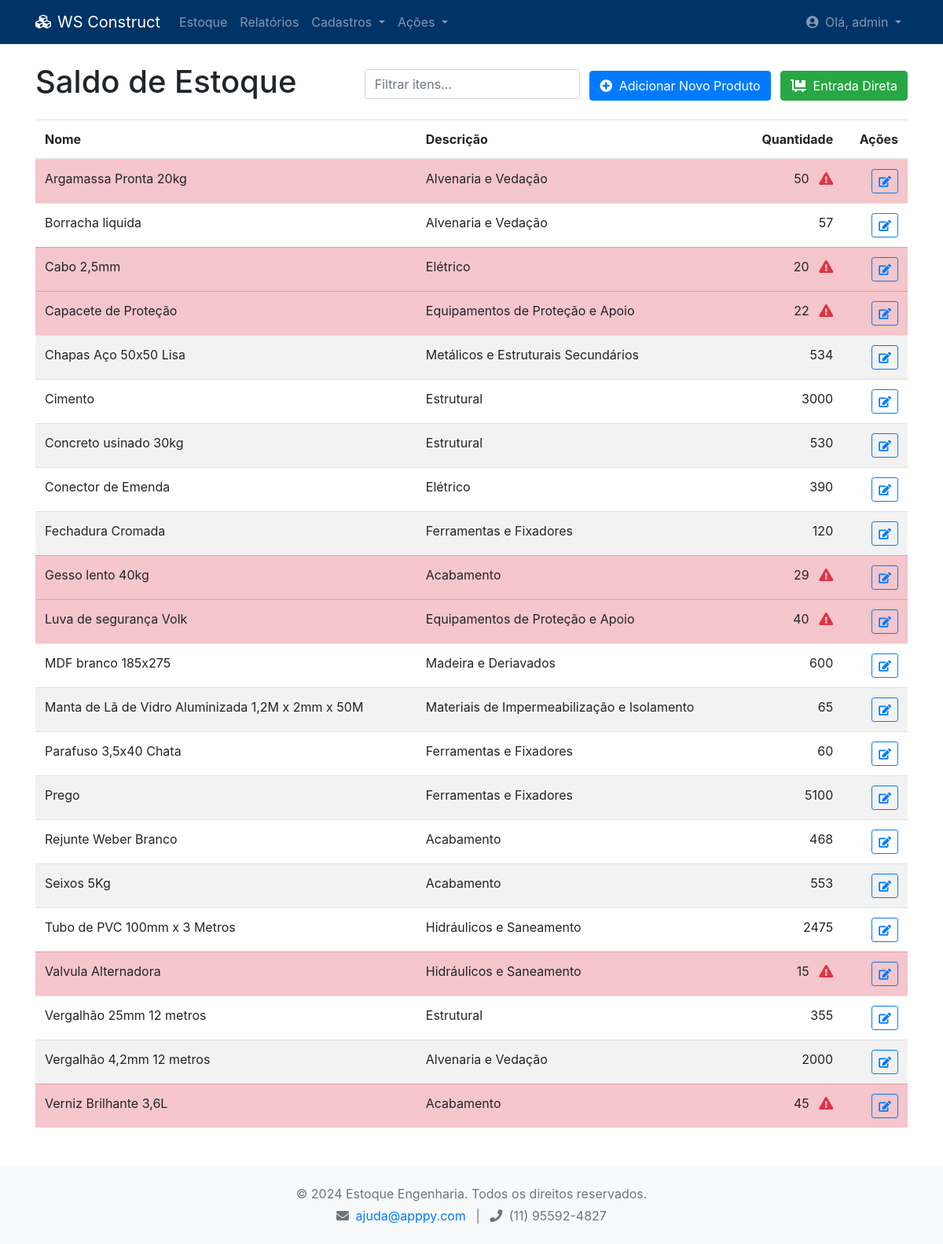
Screenshot of /estoque (signed in) with the database file from the repository.
### tables this page shows
CREATE TABLE itens_estoque (
        id INTEGER PRIMARY KEY AUTOINCREMENT,
        nome TEXT UNIQUE NOT NULL,
        descricao_id INTEGER,
        quantidade INTEGER NOT NULL DEFAULT 0,
        preco_unitario REAL,
        FOREIGN KEY (descricao_id) REFERENCES descricoes (id)
    );

CREATE TABLE descricoes (
        id INTEGER PRIMARY KEY AUTOINCREMENT,
        nome TEXT UNIQUE NOT NULL
    );

### app.py (the view)
@app.route('/estoque')
def ver_estoque():
    usuario = session.get('usuario')
    if not usuario:
        return redirect(url_for('login'))
    if not auth.tem_permissao(usuario['role'], 'ver_estoque'):
        flash("Você não tem permissão para acessar esta página.", "danger")
        return redirect(url_for('dashboard'))
    itens_estoque = estoque.listar_itens()
    descricoes_disponiveis = gerenciamento.listar_descricoes()
    return render_template('estoque.html', usuario=usuario, itens=itens_estoque, descricoes=descricoes_disponiveis)

### app.py (called while the page is built)
@app.context_processor
def inject_permissions():
    return dict(PERMISSOES=auth.PERMISSOES)

@app.context_processor
def inject_auth():
    return dict(auth=auth)

@app.context_processor
def inject_notifications():
    if 'usuario' in session and session['usuario']['role'] == 'administracao':
        pedidos_pendentes_count = len(pedidos.listar_pedidos_pendentes())
        return dict(pedidos_pendentes_count=pedidos_pendentes_count)
    return dict(pedidos_pendentes_count=0)

### auth.py (called while the page is built)
def tem_permissao(role: str, acao: str) -> bool:
    permissoes_do_role = PERMISSOES.get(role, [])
    if 'all' in permissoes_do_role:
        return True
    return acao in permissoes_do_role

### database.py (called while the page is built)
def conectar_bd():
    try:
        conn = sqlite3.connect(DB_NAME)
        conn.row_factory = sqlite3.Row  # Permite acessar colunas pelo nome
        return conn
    except sqlite3.Error as e:
        logging.error(f"Erro ao conectar ao banco de dados: {e}")
        return None

### estoque.py (called while the page is built)
def listar_itens():
    conn = conectar_bd()
    if not conn: return []
    cursor = conn.cursor()
    cursor.execute("""
        SELECT i.id, i.nome, i.quantidade, i.preco_unitario, d.nome as descricao
        FROM itens_estoque i
        LEFT JOIN descricoes d ON i.descricao_id = d.id
        ORDER BY i.nome
    """)
    itens = cursor.fetchall()
    conn.close()
    return [dict(item) for item in itens] # Converte para lista de dicionários

### gerenciamento.py (called while the page is built)
def listar_descricoes():
    conn = conectar_bd()
    if not conn: return []
    cursor = conn.cursor()
    cursor.execute("SELECT id, nome FROM descricoes ORDER BY nome")
    descricoes = cursor.fetchall()
    conn.close()
    return [dict(d) for d in descricoes]

### templates/estoque.html (shortened to what this page needs)
{% extends "base.html" %}
{% block content %}
        <div class="d-flex justify-content-between align-items-center mb-3">
            <h1>Saldo de Estoque</h1>
            <div>
                <input type="text" id="filtroTabela" class="form-control d-inline-block w-auto" placeholder="Filtrar itens...">
                {% if usuario.role == 'administracao' %}
                <button type="button" class="btn btn-primary ml-2" data-toggle="modal" data-target="#modalAdicionarItem">
                    <i class="fas fa-plus-circle mr-1"></i> Adicionar Novo Produto
                </button>
                {% endif %}
                {% if usuario.role == 'administracao' %}
                <a href="{{ url_for('registrar_movimentacao') }}" class="btn btn-success ml-2"><i class="fas fa-dolly-flatbed mr-1"></i> Entrada Direta</a>
                {% else %}
                <button type="button" class="btn btn-info ml-2" data-toggle="modal" data-target="#modalPedirCompra">
                    <i class="fas fa-shopping-cart mr-1"></i> Pedir Compra
                </button>
                {% endif %}
            </div>
        </div>
        {% if not itens %}
            <div class="alert alert-warning">Nenhum item encontrado no estoque.</div>
        {% else %}
            <table class="table table-striped table-hover">
                <thead>
                    <tr>
                        <th>Nome</th>
                        <th>Descrição</th>
                        <th class="text-right">Quantidade</th>
                        <th class="text-right">Ações</th>
                    </tr>
                </thead>
                <tbody id="corpoTabela">
                    {% for item in itens %}
                    <tr class="{% if usuario.role == 'administracao' and item.quantidade <= 50 %}table-danger{% endif %}">
                        <td>{{ item.nome }}</td>
                        <td>{{ item.descricao }}</td>
                        <td class="text-right">
                            {{ item.quantidade }}
                            {% if usuario.role == 'administracao' and item.quantidade <= 50 %}
                                <i class="fas fa-exclamation-triangle text-danger ml-2" title="Estoque baixo!"></i>
                            {% endif %}
                        </td>
                        <td class="text-right">
                            {% if usuario.role == 'administracao' %}
                            <a href="{{ url_for('editar_item', id=item.id) }}" class="btn btn-sm btn-outline-primary">
                                <i class="fas fa-edit"></i>
                            </a>
                            {% endif %}
                        </td>
                    </tr>
                    {% endfor %}
                </tbody>
            </table>
        {% endif %}
{% endblock %}

### rows the page displays
itens_estoque: nome "Argamassa Pronta 20kg", descricao "Alvenaria e Vedação", quantidade "50"
itens_estoque: nome "Borracha liquida", descricao "Alvenaria e Vedação", quantidade "57"
itens_estoque: nome "Cabo 2,5mm", descricao "Elétrico", quantidade "20"
itens_estoque: nome "Capacete de Proteção", descricao "Equipamentos de Proteção e Apoio", quantidade "22"
itens_estoque: nome "Chapas Aço 50x50 Lisa", descricao "Metálicos e Estruturais Secundários", quantidade "534"
itens_estoque: nome "Cimento", descricao "Estrutural", quantidade "3000"
itens_estoque: nome "Concreto usinado 30kg", descricao "Estrutural", quantidade "530"
itens_estoque: nome "Conector de Emenda", descricao "Elétrico", quantidade "390"
itens_estoque: nome "Fechadura Cromada", descricao "Ferramentas e Fixadores", quantidade "120"
itens_estoque: nome "Gesso lento 40kg", descricao "Acabamento", quantidade "29"
itens_estoque: nome "Luva de segurança Volk", descricao "Equipamentos de Proteção e Apoio", quantidade "40"
itens_estoque: nome "MDF branco 185x275", descricao "Madeira e Deriavados", quantidade "600"
itens_estoque: nome "Manta de Lã de Vidro Aluminizada 1,2M x 2mm x 50M", descricao "Materiais de Impermeabilização e Isolamento", quantidade "65"
itens_estoque: nome "Parafuso 3,5x40 Chata", descricao "Ferramentas e Fixadores", quantidade "60"
itens_estoque: nome "Prego", descricao "Ferramentas e Fixadores", quantidade "5100"
itens_estoque: nome "Rejunte Weber Branco", descricao "Acabamento", quantidade "468"
itens_estoque: nome "Seixos 5Kg", descricao "Acabamento", quantidade "553"
itens_estoque: nome "Tubo de PVC 100mm x 3 Metros", descricao "Hidráulicos e Saneamento", quantidade "2475"
itens_estoque: nome "Valvula Alternadora", descricao "Hidráulicos e Saneamento", quantidade "15"
itens_estoque: nome "Vergalhão 25mm 12 metros", descricao "Estrutural", quantidade "355"
itens_estoque: nome "Vergalhão 4,2mm 12 metros", descricao "Alvenaria e Vedação", quantidade "2000"
itens_estoque: nome "Verniz Brilhante 3,6L", descricao "Acabamento", quantidade "45"

### other values shown
{{ usuario.username }} "admin"
